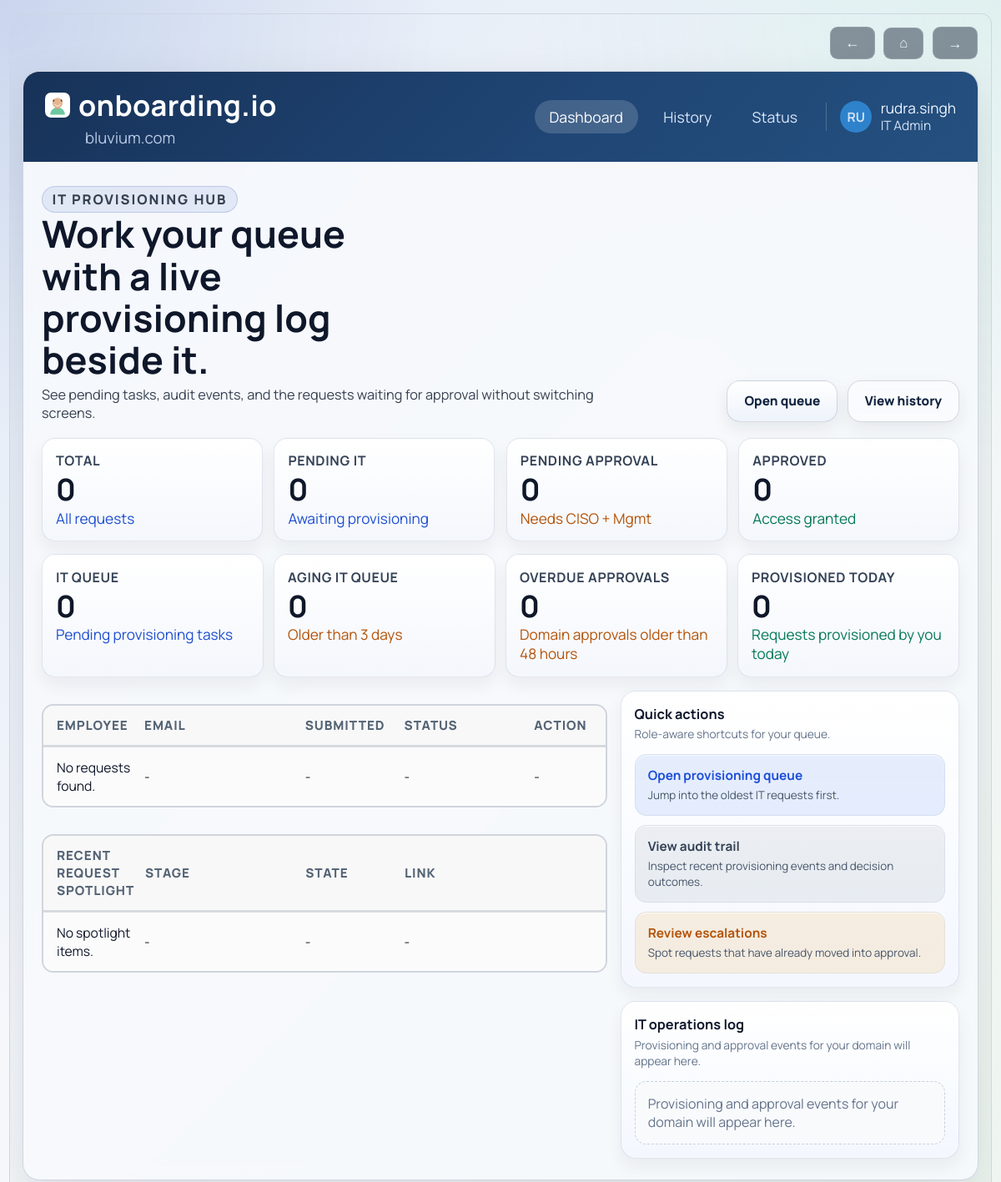
The page /dashboard (signed in) on the database as committed earlier.
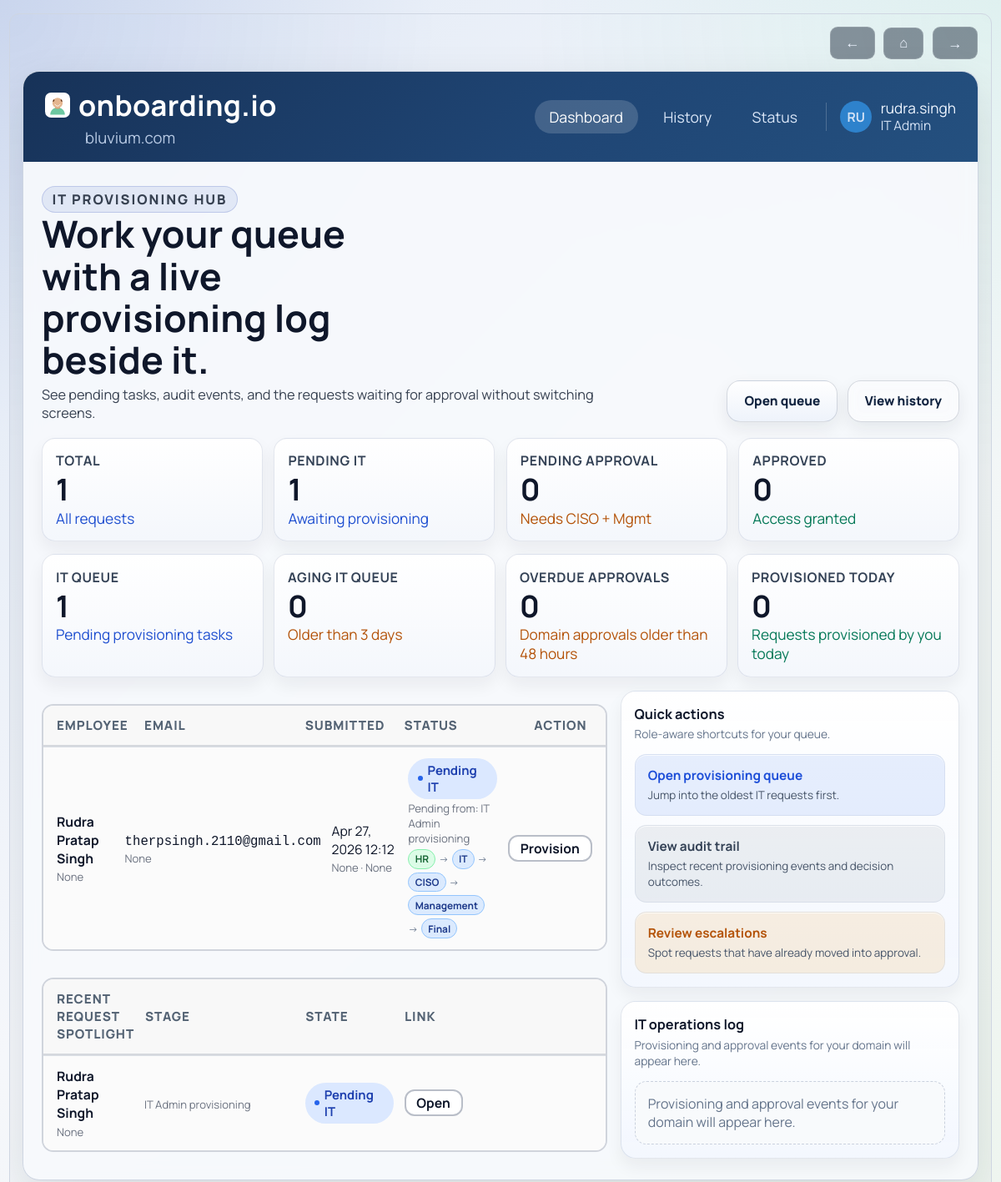
The same page on the database as committed later.
### models.py (models this page shows)
class EmployeeRequest(db.Model):
    id = db.Column(db.Integer, primary_key=True)
    domain = db.Column(db.String(255), nullable=False)
    requested_by = db.Column(db.Integer, db.ForeignKey("user.id"), nullable=False)
    first_name = db.Column(db.String(255))
    middle_name = db.Column(db.String(255))
    last_name = db.Column(db.String(255))
    employee_name = db.Column(db.String(255), nullable=False)
    employee_email = db.Column(db.String(255), nullable=False)
    gender = db.Column(db.String(50))
    job_title = db.Column(db.String(255))
    work_mode = db.Column(db.String(50))
    work_location = db.Column(db.String(255))
    company_email = db.Column(db.String(255))
    status = db.Column(db.String(50), nullable=False)
    created_at = db.Column(db.DateTime)

### app.py (the view)
    @app.route("/dashboard")
    @login_required
    def dashboard():
        domain = current_user.domain
        if current_user.role == ROLE_HR:
            requests = EmployeeRequest.query.filter_by(domain=domain, requested_by=current_user.id).order_by(EmployeeRequest.created_at.desc()).all()
        elif current_user.role == ROLE_IT:
            requests = EmployeeRequest.query.filter_by(domain=domain, status=STATUS_PENDING_IT).order_by(EmployeeRequest.created_at.desc()).all()
        else:
            requests = EmployeeRequest.query.filter_by(domain=domain).order_by(EmployeeRequest.created_at.desc()).all()
        tracking_map = build_tracking_map(requests)
        dashboard_widgets = build_dashboard_widgets(current_user.role, requests, tracking_map)
        dashboard_hero = build_dashboard_hero(current_user.role)
        dashboard_actions = build_dashboard_actions(current_user.role)
        activity_feed = build_activity_feed(current_user.role, domain, current_user.id)
        return render_template(
            "dashboard.html",
            requests=requests,
            role=current_user.role,
            tracking_map=tracking_map,
            dashboard_widgets=dashboard_widgets,
            dashboard_hero=dashboard_hero,
            dashboard_actions=dashboard_actions,
            activity_feed=activity_feed,
            spotlight_requests=requests[:4],
        )

### templates/dashboard.html (shortened to what the changed rows need)
{% extends "base.html" %}
{% block content %}
{% set role_label = 'HR' if role == 'HR' else ('IT Admin' if role == 'IT_ADMIN' else ('CISO' if role == 'CISO' else 'Management')) %}
{% set ns = namespace(total=requests|length, pending_it=0, pending_approval=0, approved=0) %}
{% for req in requests %}
  {% if req.status == 'PENDING_IT' %}{% set ns.pending_it = ns.pending_it + 1 %}{% endif %}
  {% if req.status == 'PENDING_APPROVAL' %}{% set ns.pending_approval = ns.pending_approval + 1 %}{% endif %}
  {% if req.status == 'APPROVED' %}{% set ns.approved = ns.approved + 1 %}{% endif %}
{% endfor %}
<section class="dash-shell">
  <div class="dash-body">
    <div class="dash-head-row">
      <div>
        <h1>{{ dashboard_hero.title }}</h1>
      </div>
    </div>
    <div class="dash-metrics">
      <article class="metric-card">
        <h3>Total</h3>
        <strong>{{ ns.total }}</strong>
        <p class="metric-blue">All requests</p>
      </article>
      <article class="metric-card">
        <h3>Pending IT</h3>
        <strong>{{ ns.pending_it }}</strong>
        <p class="metric-blue">Awaiting provisioning</p>
      </article>
    </div>
    <section class="widget-strip" aria-label="Role metrics">
      {% for widget in dashboard_widgets %}
        <article class="metric-card widget-card">
          <h3>{{ widget.label }}</h3>
          <strong>{{ widget.value }}</strong>
          <p class="{{ widget.tone }}">{{ widget.desc }}</p>
        </article>
      {% endfor %}
    </section>
    <section class="dash-layout">
      <div class="dash-main-column">
        <section class="dash-table" id="requests-table">
          {% for req in requests %}
            <div class="dash-table-row">
              <span>
                <strong>{{ req.employee_name }}</strong>
                <span class="table-subtext">{{ req.job_title }}{% if req.gender %} · {{ req.gender }}{% endif %}</span>
              </span>
              <span>
                <span class="mono-mail">{{ req.employee_email }}</span>
                <span class="table-subtext">{{ req.company_email }}</span>
              </span>
              <span>
                {{ req.created_at.strftime('%b %d, %Y %H:%M') if req.created_at else '-' }}
                <span class="table-subtext">{{ req.work_mode }} · {{ req.work_location }}</span>
              </span>
              <span>
                {% if req.status == 'PENDING_IT' %}
                  <span class="status-pill status-pending-it">Pending IT</span>
                {% elif req.status == 'PENDING_APPROVAL' %}
                  <span class="status-pill status-pending-approval">Pending Approval</span>
                {% elif req.status == 'APPROVED' %}
                  <span class="status-pill status-approved">Approved</span>
                {% else %}
                  <span class="status-pill status-rejected">Rejected</span>
                {% endif %}
                <span class="table-subtext">Pending from: {{ tracking_map.get(req.id, {}).get('pending_from', '-') }}</span>
                <span class="workflow-tree">
                  {% for step in tracking_map.get(req.id, {}).get('steps', []) %}
                    <span class="tree-node tree-{{ step.state }}">{{ step.label }}</span>{% if not loop.last %}<span class="tree-arrow">-></span>{% endif %}
                  {% endfor %}
                </span>
              </span>
              <span>
                {% if role == 'IT_ADMIN' and req.status == 'PENDING_IT' %}
                  <a class="row-action" href="{{ url_for('it_provision', request_id=req.id) }}">Provision</a>
                {% elif role in ['CISO', 'MANAGEMENT'] and req.status == 'PENDING_APPROVAL' %}
                  <a class="row-action" href="{{ url_for('approvals') }}">Review</a>
                {% else %}
                  <a class="row-action" href="{{ url_for('request_status', request_id=req.id) }}">View</a>
                {% endif %}
              </span>
            </div>
          {% else %}
            <div class="dash-table-row">
              <span>No requests found.</span>
              <span>-</span>
              <span>-</span>
              <span>-</span>
              <span>-</span>
            </div>
          {% endfor %}
        </section>
        <section class="dash-table spotlight-table">
          {% for req in spotlight_requests %}
            <div class="dash-table-row spotlight-row">
              <span>
                <strong>{{ req.employee_name }}</strong>
                <span class="table-subtext">{{ req.company_email }}</span>
              </span>
              <span>
                <span class="table-subtext">{{ tracking_map.get(req.id, {}).get('pending_from', '-') }}</span>
              </span>
              <span>
                {% if req.status == 'PENDING_IT' %}
                  <span class="status-pill status-pending-it">Pending IT</span>
                {% elif req.status == 'PENDING_APPROVAL' %}
                  <span class="status-pill status-pending-approval">Pending Approval</span>
                {% elif req.status == 'APPROVED' %}
                  <span class="status-pill status-approved">Approved</span>
                {% else %}
                  <span class="status-pill status-rejected">Rejected</span>
                {% endif %}
              </span>
              <span>
                <a class="row-action" href="{{ url_for('request_status', request_id=req.id) }}">Open</a>
              </span>
            </div>
          {% else %}
            <div class="dash-table-row spotlight-row">
              <span>No spotlight items.</span>
              <span>-</span>
              <span>-</span>
              <span>-</span>
            </div>
          {% endfor %}
        </section>
      </div>
      <aside class="dash-sidebar">
        <section class="side-panel">
          <div class="side-panel-head">
            <div>
              <h2>Quick actions</h2>
            </div>
          </div>
          <div class="shortcut-grid">
            {% for action in dashboard_actions %}
              <a class="shortcut-card {{ action.tone }}" href="{{ action.href }}">
                <strong>{{ action.label }}</strong>
                <span>{{ action.description }}</span>
              </a>
            {% endfor %}
          </div>
        </section>
        <section class="side-panel">
          <div class="side-panel-head">
            <div>
              <h2>{{ activity_feed.title }}</h2>
            </div>
          </div>
        </section>
      </aside>
    </section>
  </div>
</section>
{% endblock %}

Rows that differ between the two databases and show on the page:
added EmployeeRequest: employee_name "Rudra Pratap Singh", job_title "None", employee_email "therpsingh.2110@gmail.com", company_email "None", created_at "Apr 27, 2026 12:12", work_mode "None", work_location "None", status "Pending IT", get "IT Admin provisioning", label "HR" "IT" "CISO" "Management" "Final"
Other text that changed with them:
{{ ns.total }}: "0" → "1"
{{ ns.pending_it }}: "0" → "1"
new list line: "IT QUEUE 1 Pending provisioning tasks"
list line gone: "IT QUEUE 0 Pending provisioning tasks"
text no longer shown: "No requests found. - - - - No spotlight items. - - -"
